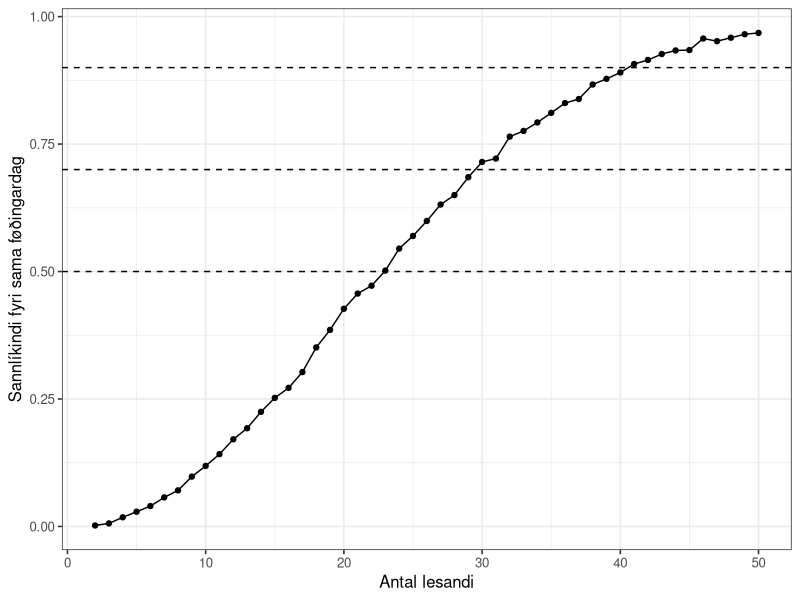
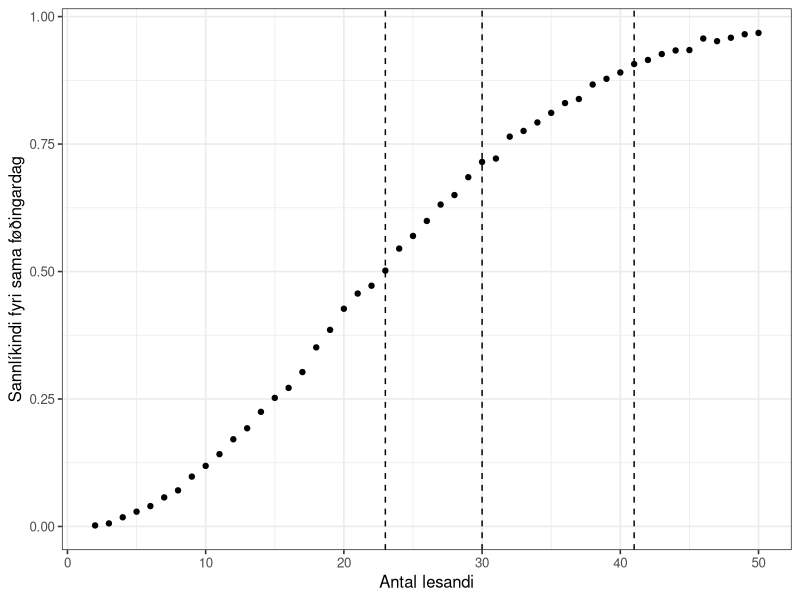
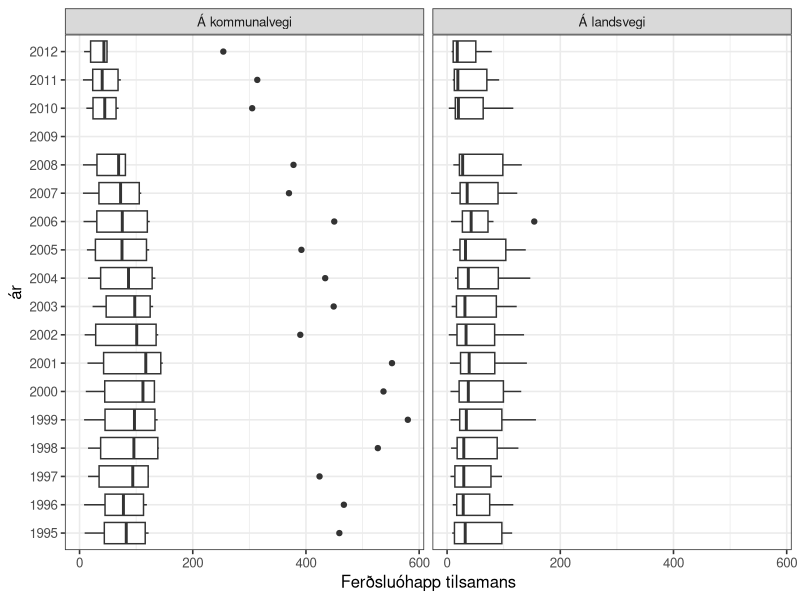
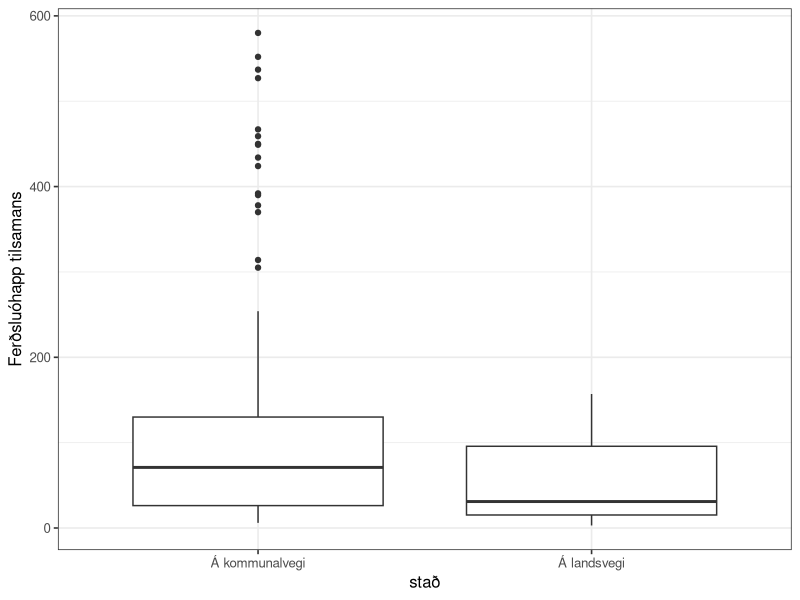
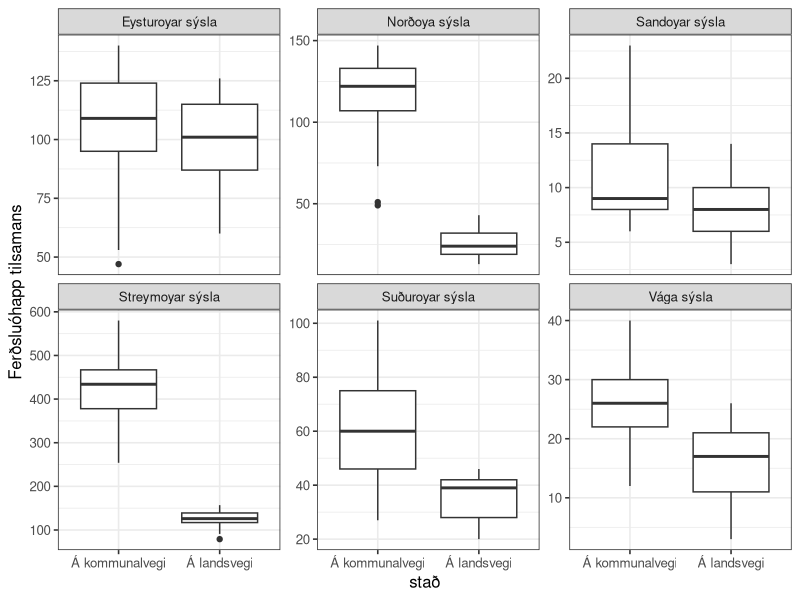
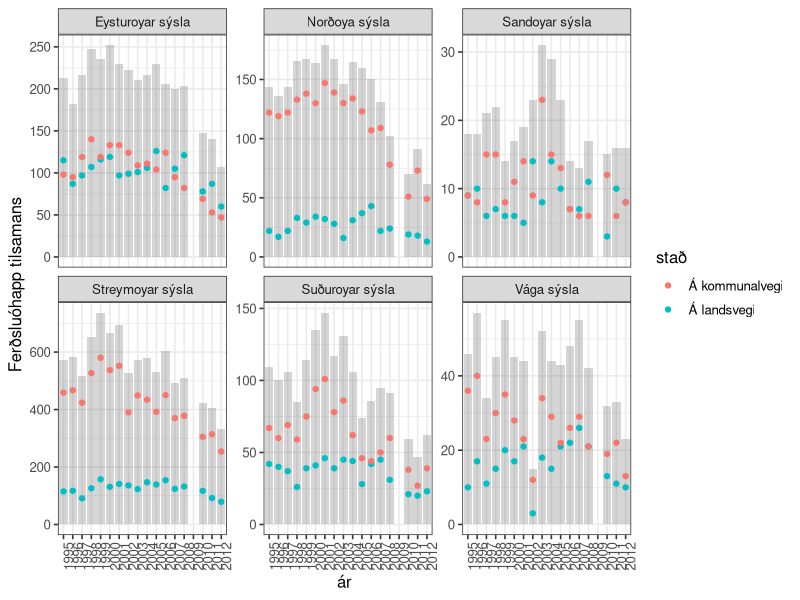
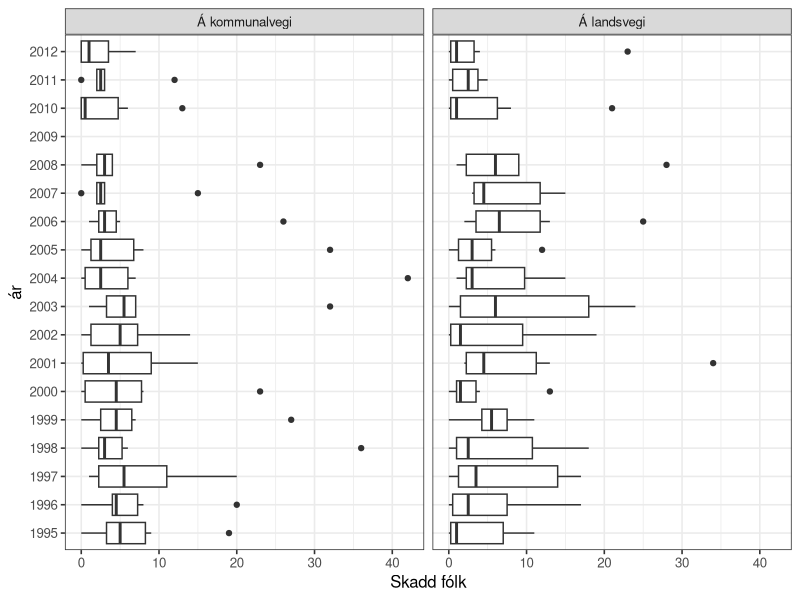
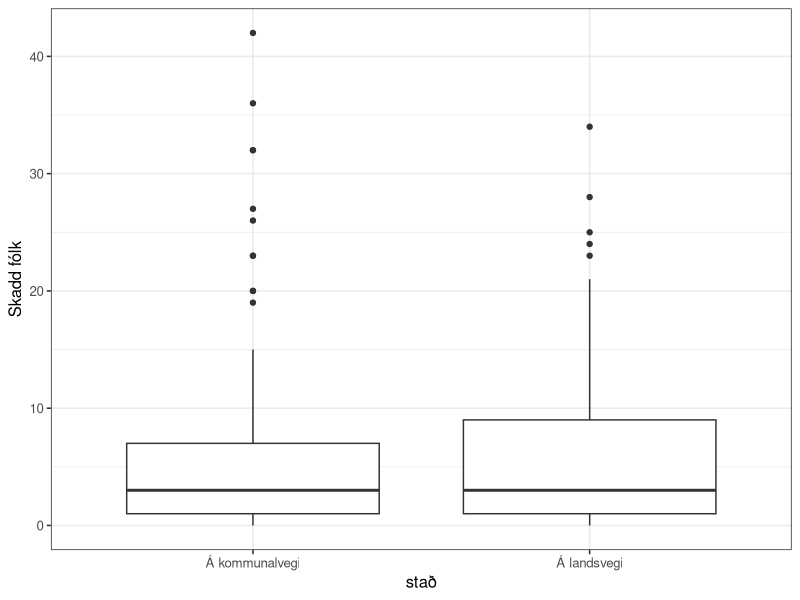

Write R code to recreate these figures, in order.
## ---- chunk 1
knitr::opts_chunk$set(echo = TRUE)

options(dplyr.summarise.inform = FALSE)
library(tidyverse)

# set theme used for plotting
theme_set(theme_bw(base_size = 12))

## ---- chunk 2
n_lesandi <- 2:10
roynd_nr <- 1:2

sama_fdag <- crossing(n_lesandi, roynd_nr)
sama_fdag
## ---- chunk 3
sama_fdag <- mutate(
  sama_fdag,
  fdag = map(n_lesandi, ~ sample(365, ., replace = TRUE))
  )
sama_fdag
## ---- chunk 4
# Ein listi av integers
str(sama_fdag$fdag)
## ---- chunk 5


sama_fdag <- mutate(sama_fdag, nakar_sdag = map_lgl(fdag, ~ any(duplicated(.x))))
sama_fdag

## ---- chunk 6
p_samadag <- sama_fdag %>%
  group_by(n_lesandi) %>%
  summarise(p_sdag = mean(nakar_sdag))

p_samadag
## ---- chunk 7

p_samadag <-
  crossing(n_lesandi = 2:10, roynd_nr = 1:2) %>%
  mutate(.,
  fdag = map(n_lesandi, ~sample(365, ., replace = TRUE))
  ) %>%
  mutate(., nakar_sdag = map_lgl(fdag, ~any(duplicated(.x)))) %>%
  group_by(n_lesandi) %>%
  summarize(p_sdag = mean(nakar_sdag))
  
p_samadag
## ---- chunk 8

n_lesandi <- 2:50

p_samadag <-
  crossing(n_lesandi, roynd_nr) %>%
  mutate(.,
  fdag = map(n_lesandi, ~sample(365, ., replace = TRUE))
  ) %>%
  mutate(., nakar_sdag = map_lgl(fdag, ~any(duplicated(.x)))) %>%
  group_by(n_lesandi) %>%
  summarize(p_sdag = mean(nakar_sdag))
  
p_samadag

## ---- chunk 9
roynd_nr <- 1:5000
p_samadag <-
  crossing(n_lesandi, roynd_nr) %>%
  mutate(.,
  fdag = map(n_lesandi, ~sample(365, ., replace = TRUE))
  ) %>%
  mutate(., nakar_sdag = map_lgl(fdag, ~any(duplicated(.x)))) %>%
  group_by(n_lesandi) %>%
  summarize(p_sdag = mean(nakar_sdag))
  
p_samadag
## ---- chunk 10
ggplot(p_samadag, aes(x = n_lesandi, y = p_sdag)) +
  geom_point() +
  geom_line() +
  xlab("Antal lesandi") +
  ylab("Sannlíkindi fyri sama føðingardag") +
  geom_hline(yintercept = 0.5, linetype = "dashed") +
  geom_hline(yintercept = 0.7, linetype = "dashed") +
  geom_hline(yintercept = 0.9, linetype = "dashed")
## ---- chunk 11
p_samadag <- p_samadag %>%
  mutate(n_ymisk = map(n_lesandi, ~prod(365:(365 - . + 1))) %>% unlist,
         n_total = 365^n_lesandi,
         p_teori = 1 - (n_ymisk/n_total)
  )

p_samadag
## ---- chunk 12
p_samadag <- p_samadag %>% 
  mutate(p_bday = map_dbl(n_lesandi, ~pbirthday(., classes = 365, coincident = 2)))

p_samadag
## ---- chunk 13
ggplot(p_samadag, aes(x = n_lesandi, y = p_sdag)) +
  geom_point() +
  geom_vline(xintercept = qbirthday(prob = 0.5, classes = 365, coincident = 2), linetype = "dashed") +
  geom_vline(xintercept = qbirthday(prob = 0.7, classes = 365, coincident = 2), linetype = "dashed") +
  geom_vline(xintercept = qbirthday(prob = 0.9, classes = 365, coincident = 2), linetype = "dashed") +
  xlab("Antal lesandi") +
  ylab("Sannlíkindi fyri sama føðingardag")

## ---- chunk 14
qbirthday(prob = 0.5, classes = 365, coincident = 2)
qbirthday(prob = 0.7, classes = 365, coincident = 2)
qbirthday(prob = 0.9, classes = 365, coincident = 2)
## ---- chunk 15
n_lesandi_50 <- pbirthday(50, classes = 365, coincident = 2)
n_lesandi_50

n_lesandi_80 <- pbirthday(80, classes = 365, coincident = 2)
n_lesandi_80
## ---- chunk 16
n_lesandi = seq(5, 700, 5)
roynd_nr = 1:100

p_maxsdag <- NULL

p_maxsdag <- crossing(n_lesandi, roynd_nr) %>%
  mutate(
    fdag = map(n_lesandi, ~sample(365, ., replace = TRUE)),
    `>= 2` = map_int(fdag, ~any(duplicated(.x))),
    max_sdag = map_int(fdag, function(x) max(table(x))),
    `== 2` = max_sdag == 2,
    `== 3` = max_sdag == 3,
    `== 4` = max_sdag == 4,
    `== 5` = max_sdag == 5,
  )

p_maxsdag
## ---- chunk 17
p_maxsdag <- p_maxsdag %>%
  pivot_longer(cols=c(`>= 2`, `== 2`, `== 3`, `== 4`, `== 5`), names_to = 'max', values_to = 'sdag')

p_maxsdag
## ---- chunk 18


p_maxsdag <- p_maxsdag %>%
  group_by(n_lesandi, max) %>%
  summarize(p_sdag = mean(sdag))
p_maxsdag
## ---- chunk 19

## ---- chunk 20

## ---- chunk 21

## ---- chunk 22

## ---- chunk 23
ferdslu_ohapp <- read_csv("ferdslu_ohapp.csv")
ferdslu_ohapp
## ---- chunk 24
ferdslu_ohapp <- read_csv("ferdslu_ohapp.csv", skip = 1, na = "..")
ferdslu_ohapp
## ---- chunk 25
ferdslu_ohapp <- ferdslu_ohapp %>%
  mutate(across(everything(), ~ str_replace(., "-", "0")))
ferdslu_ohapp
## ---- chunk 26
ferdslu_ohapp <- pivot_longer(ferdslu_ohapp, cols = '1995':'2012',
                   names_to = "ár", values_to = "n", values_transform = list(n = as.integer))

ferdslu_ohapp

#ferdslu_ohapp$n <- as.integer(ferdslu_ohapp$n)

## ---- chunk 27

ferdslu_ohapp <- pivot_wider(ferdslu_ohapp, names_from = slag, values_from = n)


ferdslu_ohapp
## ---- chunk 28

ggplot(ferdslu_ohapp) +
  geom_boxplot(aes(x = `Ferðsluóhapp tilsamans`, y = ár), na.rm = TRUE) +
  facet_wrap(~stað)

## ---- chunk 29
df <- ferdslu_ohapp %>%
  filter(`Ferðsluóhapp tilsamans` > 150) 
df
## ---- chunk 30

ggplot(data = ferdslu_ohapp) +
  geom_boxplot(aes(x = stað, y = `Ferðsluóhapp tilsamans`), na.rm = TRUE)

## ---- chunk 31

ggplot(data = ferdslu_ohapp) +
  geom_boxplot(aes(x = stað, y = `Ferðsluóhapp tilsamans`), na.rm = TRUE) +
  facet_wrap(~sýsla, scales = "free_y")

## ---- chunk 32

ggplot(ferdslu_ohapp) +
  geom_bar(aes(x = ár, y = `Ferðsluóhapp tilsamans`), alpha = 0.25, stat = "Identity", na.rm = TRUE) +
  geom_point(aes(x = ár, y = `Ferðsluóhapp tilsamans`, colour = stað), na.rm = TRUE) +
  facet_wrap(~sýsla, scales = "free_y") +
  theme(axis.text.x = element_text(angle = 90))

## ---- chunk 33
ggplot(ferdslu_ohapp, aes(x = `Skadd fólk`, y = `ár`)) +
  geom_boxplot(na.rm = TRUE) +
  facet_wrap(~ `stað`)

## ---- chunk 34
ggplot(ferdslu_ohapp, aes(x = `stað`, y = `Skadd fólk`)) +
  geom_boxplot(na.rm = TRUE)
## ---- chunk 35
ggplot(ferdslu_ohapp, aes(x = `stað`, y = `Skadd fólk`)) +
  geom_boxplot(na.rm = TRUE) +
  facet_wrap(~ `sýsla`, scales = "free_y")
## ---- chunk 36
ggplot(ferdslu_ohapp, aes(x = `stað`, y = `Skadd fólk` / `Ferðsluóhapp tilsamans`)) +
  geom_boxplot(na.rm = TRUE) +
  facet_wrap(~ `sýsla`, scales = "free_y")
## ---- chunk 37
ggplot(ferdslu_ohapp) +
  geom_boxplot(aes(x = `Skadd fólk`/`Ferðsluóhapp tilsamans`, y = `stað`), color = "red", na.rm = TRUE) +
  geom_violin(aes(x = `Skadd fólk`/`Ferðsluóhapp tilsamans`, y = `stað`), alpha = 0.25, na.rm = TRUE) +
  geom_boxplot(aes(x = `Skadd fólk` / `Ferðsluóhapp tilsamans`, y = `sýsla`), color = "blue", na.rm = TRUE) +
  geom_violin(aes(x = `Skadd fólk` / `Ferðsluóhapp tilsamans`, y = `sýsla`), alpha = 0.25, na.rm = TRUE)
## ---- chunk 38
ophapp_yvirlit <- ferdslu_ohapp %>% 
  filter(`ár` != "2009") %>%
  group_by(`stað`) %>%
  summarise(
    n = n(),
    n_ohapp = sum(`Ferðsluóhapp tilsamans`),
    n_skadd = sum(`Skadd fólk`),
    p_skadd = n_skadd / n_ohapp
  )

ophapp_yvirlit
## ---- chunk 39
t.test(ophapp_yvirlit$p_skadd, conf.level = .95)$conf.int
## ---- chunk 40

## ---- chunk 41
`stað_1` <- ophapp_yvirlit %>% filter(`stað` == "Á kommunalvegi")
prop.test(x = 10, n = `stað_1`$n, p = `stað_1`$p_skadd)

`stað_2` <- ophapp_yvirlit %>% filter(`stað` == "Á landsvegi")
prop.test(x = 10, n = `stað_2`$n, p = `stað_2`$p_skadd)
## ---- chunk 42
landsvegi_ar <- ferdslu_ohapp %>% 
  filter(`ár` == 1998, `stað` == "Á landsvegi") %>%
  group_by(stað, ár, sýsla) %>%
  summarise(
    n_ohapp = sum(`Ferðsluóhapp tilsamans`),
    n_skadd = sum(`Skadd fólk`)
  )

landsvegi_ar
## ---- chunk 43
n_ohapp <- landsvegi_ar$n_ohapp
p <- 626/5285 # p_skadd

ndata <- NULL
tdata <- NULL
for (n in n_ohapp) {
  size = n
  mu <- n*p
  sd <- sqrt(n*p*(1-p))
  
  tb_data <- NULL
  tb_data <- tibble(x = seq(0, 25, 0.01),
                    y = dnorm(x, mu, sd),
                    n_ohapp = n)
  ndata <- rbind(ndata, tb_data)
  
  tb_bino <- tibble(
  x = seq(0, 25, 1),
  y = dbinom(x, n, p),
  n_ohapp = n
  )
  tdata <- rbind(tdata, tb_bino)
}

ggplot(ndata, aes(x,y)) +
  geom_area(data=filter(ndata,
                        x <= 10),
            fill = "lightblue") +
  geom_area(data=filter(ndata,
                        x >= 20),
            aes(x = x, y = y),
            fill = "lightblue") +
  scale_x_continuous(breaks = seq(0, 25, 5)) +
  scale_y_continuous(breaks = seq(0, 0.4, 0.1)) +
  geom_line() +
  geom_point(data=tdata, aes(x, y)) +
  facet_wrap(~ n_ohapp)
## ---- chunk 44
sysla_yvirlit <- ferdslu_ohapp %>%
  filter(`ár` != 2009) %>%
  group_by(`sýsla`) %>%
  summarise(
    n_ohapp = sum(`Ferðsluóhapp tilsamans`),
    n_skadd = sum(`Skadd fólk`),
    n_oskadd = n_ohapp - n_skadd 
  )
sysla_yvirlit
## ---- chunk 45
skadd_oskadd <- sysla_yvirlit %>%
  group_by(n_skadd, n_oskadd) %>%
  summarise()

skadd_oskadd
## ---- chunk 46
chisq.test(skadd_oskadd)
## ---- chunk 47

